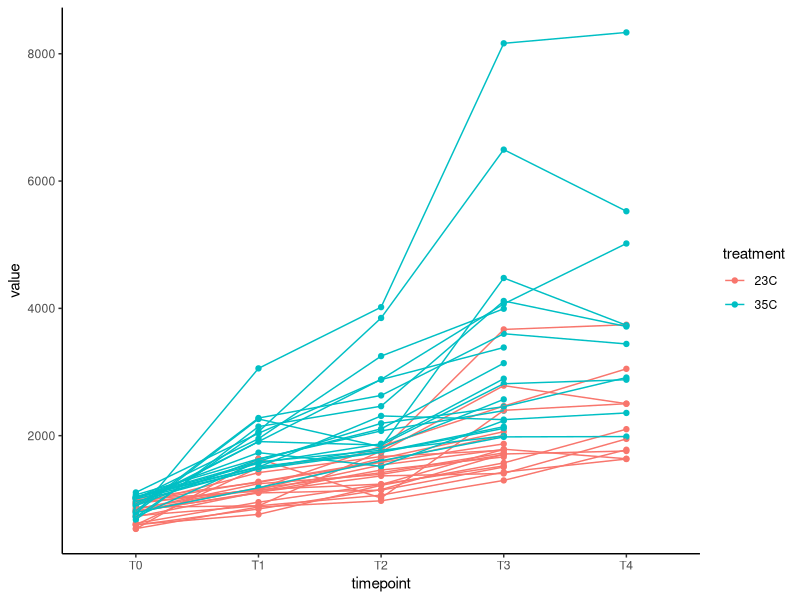
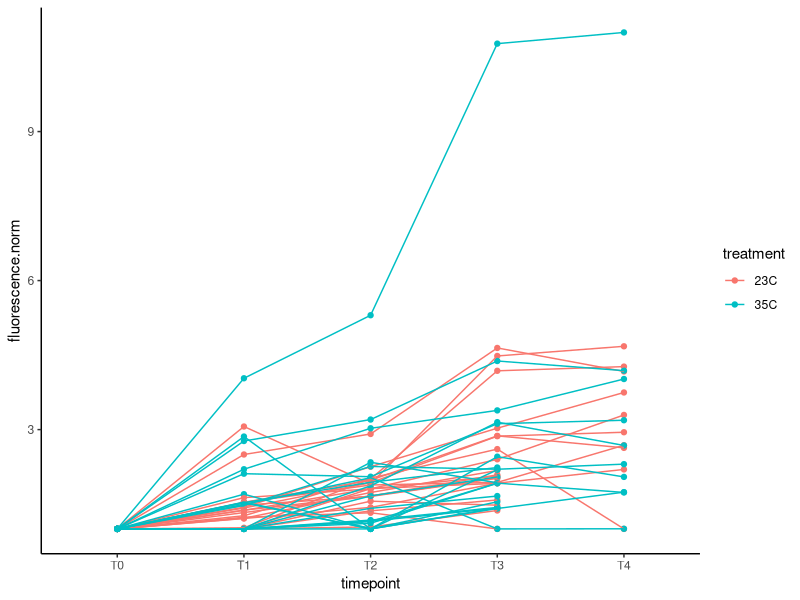
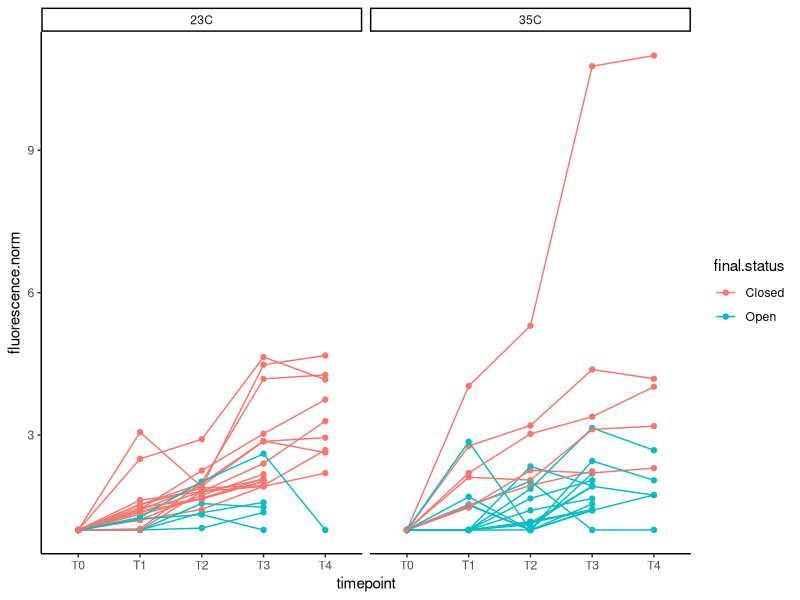
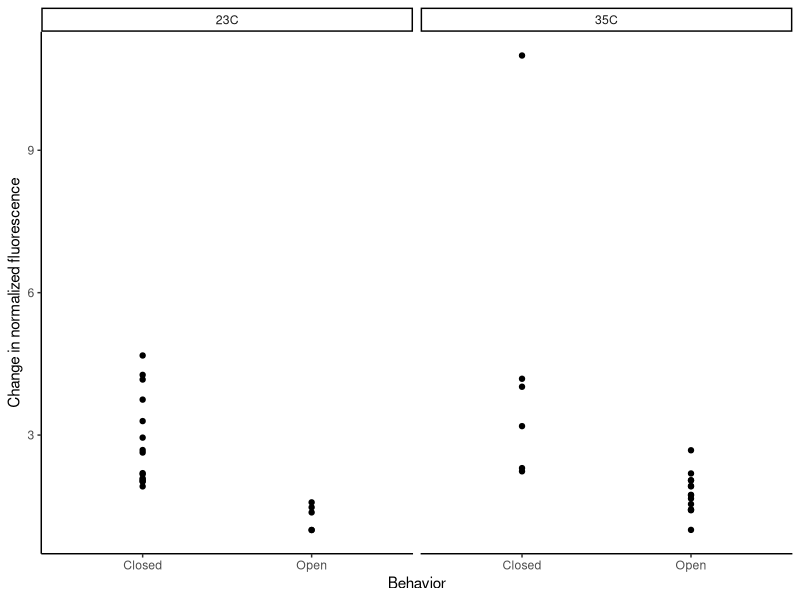

Write R code to recreate these figures, in order.
## ---- chunk 1
knitr::opts_chunk$set(echo = TRUE, warning = FALSE, message = FALSE)
## ---- chunk 2
library(MASS) 
library(tidyverse)
library(ggplot2)
library(readxl)
library(cowplot)
library(lme4)
library(lmerTest)
library(car)
library(effects)
library(emmeans)
library(RColorBrewer)
library(pROC)
## ---- chunk 3
#read in files
data <- read_excel("data/testing/open_closed_trials.xlsx")
## ---- chunk 4
data%>%
  ggplot(aes(x=timepoint, y=value, colour=treatment, group=interaction(trial,sample)))+
  geom_point()+
  geom_line()+
  theme_classic()
## ---- chunk 5
data<-data%>%
  group_by(trial, sample, treatment, status, final.status)%>%
  arrange(trial, sample)%>%
  mutate(fluorescence.norm=value/first(value))
## ---- chunk 6
data%>%
  ggplot(aes(x=timepoint, y=fluorescence.norm, colour=treatment, group=interaction(trial,sample)))+
  geom_point()+
  geom_line()+
  theme_classic()
## ---- chunk 7
data%>%
  ggplot(aes(x=timepoint, y=fluorescence.norm, colour=final.status, group=interaction(trial,sample)))+
  facet_wrap(~treatment)+
  geom_point()+
  geom_line()+
  theme_classic()
## ---- chunk 8
data<-data%>%
  group_by(trial, sample, treatment, final.status)%>%
  arrange(trial, sample)%>%
  mutate(fluorescence.total=last(fluorescence.norm))%>%
  select(!fluorescence.norm)%>%
  select(!timepoint)%>%
  select(!status)%>%
  select(!value)%>%
  unique()
## ---- chunk 9
data%>%
  ggplot(aes(x=final.status, y=fluorescence.total, group=interaction(trial,sample)))+
  facet_wrap(~treatment)+
  geom_point()+
  theme_classic()+
  ylab("Change in normalized fluorescence")+
  xlab("Behavior")+
  theme(legend.position="none")
## ---- chunk 10
model<-aov(fluorescence.total ~ treatment * final.status, data = data)
summary(model)
